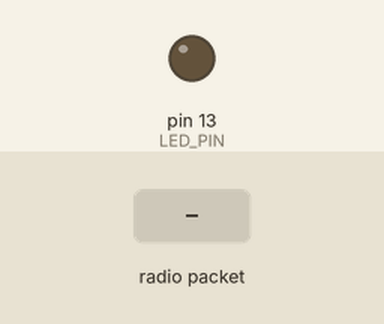
This sketch was run on a simulated Arduino Uno, built with avr-gcc and run on an emulated ATmega328P. Parts: output pins drawn as LEDs (lit = HIGH). Inputs (shaded band) come from the test bench. No radio packets arrive unless stated; what the sketch prints to the serial monitor is not drawn.

Above: at 1.2 s.
1.3 s: radio packet "1" arrives
At 2.3 s:
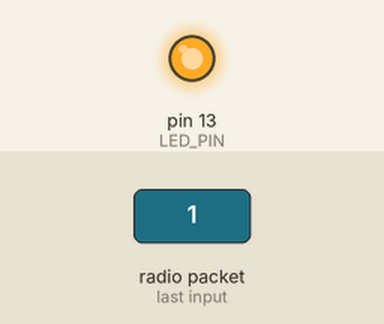
2.8 s: radio packet "0" arrives
At 7.6 s:
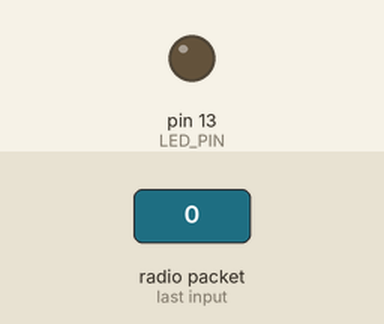
Timing chart, 0 to 9.1 s (numbered marks = the images above; inputs shaded):
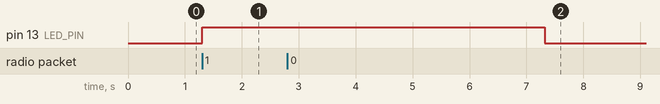

The sketch:

Receiver.ino
```cpp
#include <LoRa.h>
#include <ArduinoJson.h>  // Pastikan library ini telah diinstal

#define SS 5
#define RST 14
#define DIO0 2
#define LED_PIN 13  // LED indikator

// Definisikan frekuensi LoRa (512 MHz)
const unsigned long LORA_FREQUENCY = 410E6;

void setup() {
  Serial.begin(9600);
  while (!Serial)
    ;

  // Konfigurasi LED sebagai output
  pinMode(LED_PIN, OUTPUT);
  digitalWrite(LED_PIN, LOW);  // Awalnya LED mati

  // Inisialisasi LoRa
  Serial.println("Receiver Host");
  LoRa.setPins(SS, RST, DIO0);

  if (!LoRa.begin(LORA_FREQUENCY)) {
    Serial.println("LoRa Error");
    while (1)
      ;
  }
  LoRa.setSpreadingFactor(10);
  LoRa.setSignalBandwidth(125E3);
  LoRa.setCodingRate4(7);
}

void loop() {
  int packetSize = LoRa.parsePacket();

  if (packetSize) {
    Serial.print("Received Data: ");
    String receivedData = "";

    while (LoRa.available()) {
      receivedData += (char)LoRa.read();
    }

    Serial.println(receivedData);

    // Nyalakan LED ketika menerima data
    digitalWrite(LED_PIN, HIGH);
    delay (3000);

    // Dapatkan kualitas sinyal
    float rssi = LoRa.packetRssi();
    float snr = LoRa.packetSnr();
    Serial.print("RSSI: ");
    Serial.print(rssi);
    Serial.print(" dBm, SNR: ");
    Serial.print(snr);
    Serial.println(" dB");

    // Menampilkan indikator kekuatan sinyal
    displaySignalStrength(rssi);

    // Parsing JSON untuk menampilkan frekuensi (jika data dalam format JSON)
    StaticJsonDocument<512> jsonDoc;
    DeserializationError error = deserializeJson(jsonDoc, receivedData);

    if (!error) {
      JsonArray jsonArray = jsonDoc.as<JsonArray>();
      for (JsonObject obj : jsonArray) {
        if (strcmp(obj["sensor"], "Frekuensi LoRa") == 0) {
          float frequency = obj["value"];
          const char* unit = obj["unit"];
          Serial.print("Frekuensi LoRa: ");
          Serial.print(frequency);
          Serial.print(" ");
          Serial.println(unit);
        }
      }
    } else {
      Serial.println("Error parsing JSON");
    }

  } else {
    // Jika tidak menerima data, matikan LED
    digitalWrite(LED_PIN, LOW);
  }
}

// Fungsi indikator kekuatan sinyal LoRa
void displaySignalStrength(float rssi) {
  Serial.print("Signal Strength: ");
  if (rssi > -50) {
    Serial.println("★★★★★");
  } else if (rssi > -60) {
    Serial.println("★★★★☆");
  } else if (rssi > -70) {
    Serial.println("★★★☆☆");
  } else if (rssi > -80) {
    Serial.println("★★☆☆☆");
  } else {
    Serial.println("★☆☆☆☆");
  }
}
```

Measured:
- after the input at 1.3 s, pin 13 (LED_PIN): LOW → HIGH at once
- after the input at 2.8 s, pin 13 (LED_PIN): HIGH → LOW after 4.5 s instead of 1.5 s
